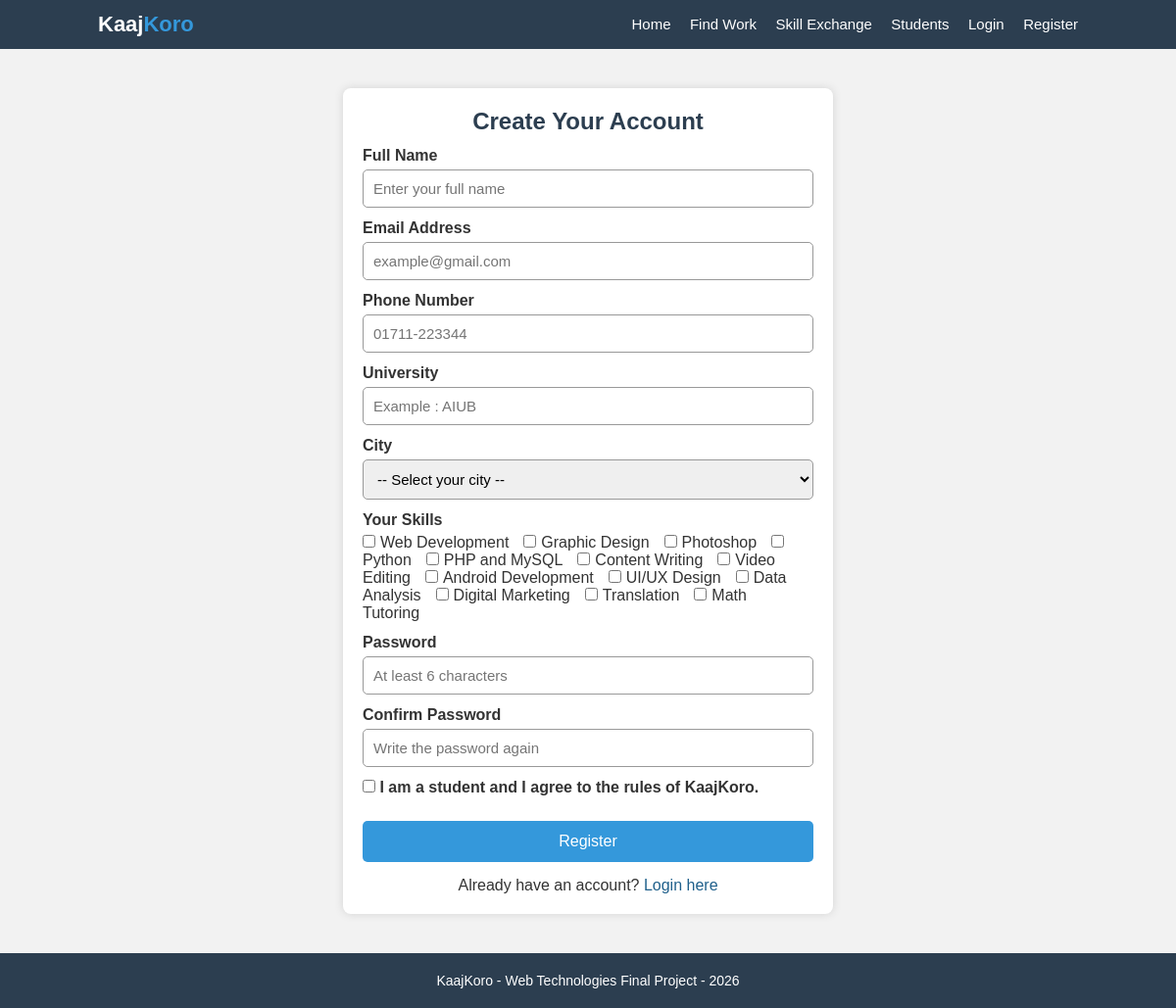
/register.php, run on the app's committed database.
### tables this page shows
CREATE TABLE skills (
    skill_id    INT AUTO_INCREMENT PRIMARY KEY,
    skill_name  VARCHAR(60) NOT NULL UNIQUE
);

### functions.php (called while the page is built, shortened)
<?php
function getAllSkills($conn) {
    $list = array();
    $result = $conn->query("SELECT * FROM skills ORDER BY skill_id");
    while ($row = $result->fetch_assoc()) {
        $list[] = $row;
    }
    return $list;
}
?>

### register.php (the view, shortened to what this page needs)
<?php
require_once "config.php";
require_once "functions.php";
$name = "";
$email = "";
$phone = "";
$university = "";
$picked_skills = array();
$all_skills = getAllSkills($conn);
include "header.php";
?>
    <div class="small-page">
        <div class="box">
            <h2 class="center">Create Your Account</h2>
            <form method="POST" action="register.php" id="registerForm">
                <label for="name">Full Name</label>
                <input type="text" id="name" name="name" placeholder="Enter your full name"
                       value="<?php echo htmlspecialchars($name); ?>">
                <label for="email">Email Address</label>
                <input type="email" id="email" name="email" placeholder="example@gmail.com"
                       value="<?php echo htmlspecialchars($email); ?>">
                <label for="phone">Phone Number</label>
                <input type="tel" id="phone" name="phone" placeholder="01711-223344"
                       value="<?php echo htmlspecialchars($phone); ?>">
                <label for="university">University</label>
                <input type="text" id="university" name="university" placeholder="Example : AIUB"
                       value="<?php echo htmlspecialchars($university); ?>">
                <label for="city">City</label>
                <select id="city" name="city">
                    <option value="">-- Select your city --</option>
                </select>
                <label>Your Skills</label>
                <div class="check-group">
                    <?php
                    foreach ($all_skills as $skill) {
                        if (in_array($skill["skill_id"], $picked_skills)) {
                            echo "<label><input type='checkbox' name='skill[]' value='" . $skill["skill_id"] . "' checked>" . $skill["skill_name"] . "</label>";
                        }
                        else {
                            echo "<label><input type='checkbox' name='skill[]' value='" . $skill["skill_id"] . "'>" . $skill["skill_name"] . "</label>";
                        }
                    }
                    ?>
                </div>
                <label for="password">Password</label>
                <input type="password" id="password" name="password" placeholder="At least 6 characters">
                <label for="confirm">Confirm Password</label>
                <input type="password" id="confirm" name="confirm" placeholder="Write the password again">
                <label>
                    <input type="checkbox" id="rules" name="rules" style="width:auto">
                    I am a student and I agree to the rules of KaajKoro.
                </label>
                <button type="submit" class="btn-full">Register</button>
            </form>
            <p class="center" style="margin-top:15px">
                Already have an account? <a href="login.php">Login here</a>
            </p>
        </div>
    </div>
<?php include "footer.php"; ?>

### style.css (style rules this page uses)
* { margin:0; padding:0; box-sizing:border-box; font-family:Arial, Helvetica, sans-serif; }
body { background:#f2f2f2; color:#333; }
a { text-decoration:none; color:#21618c; }
.small-page { width:500px; margin:40px auto; }
h2 { color:#2c3e50; }
.box { background:white; padding:20px; border-radius:8px; box-shadow:0 0 8px lightgray; margin-bottom:20px; }
label { display:block; font-weight:bold; margin-top:12px; margin-bottom:5px; }
input[type="text"], input[type="email"], input[type="password"], input[type="number"], input[type="tel"], input[type="date"], input[type="time"], input[type="search"], select, textarea { width:100%; padding:10px; border:1px solid #999; border-radius:5px; font-size:15px; outline:none; }
.radio-group label, .check-group label { display:inline; font-weight:normal; margin-right:15px; }
.radio-group input, .check-group input { width:auto; margin-right:5px; }
button { padding:10px 18px; border:none; border-radius:5px; background:#3498db; color:white; font-size:15px; cursor:pointer; }
.btn-full { width:100%; margin-top:20px; padding:12px; font-size:16px; }
.center { text-align:center; }

### data on the page
skills: skill_name "Web Development"
skills: skill_name "Graphic Design"
skills: skill_name "Photoshop"
skills: skill_name "Python"
skills: skill_name "PHP and MySQL"
skills: skill_name "Content Writing"
skills: skill_name "Video Editing"
skills: skill_name "Android Development"
skills: skill_name "UI/UX Design"
skills: skill_name "Data Analysis"
skills: skill_name "Digital Marketing"
skills: skill_name "Translation"
skills: skill_name "Math Tutoring"
